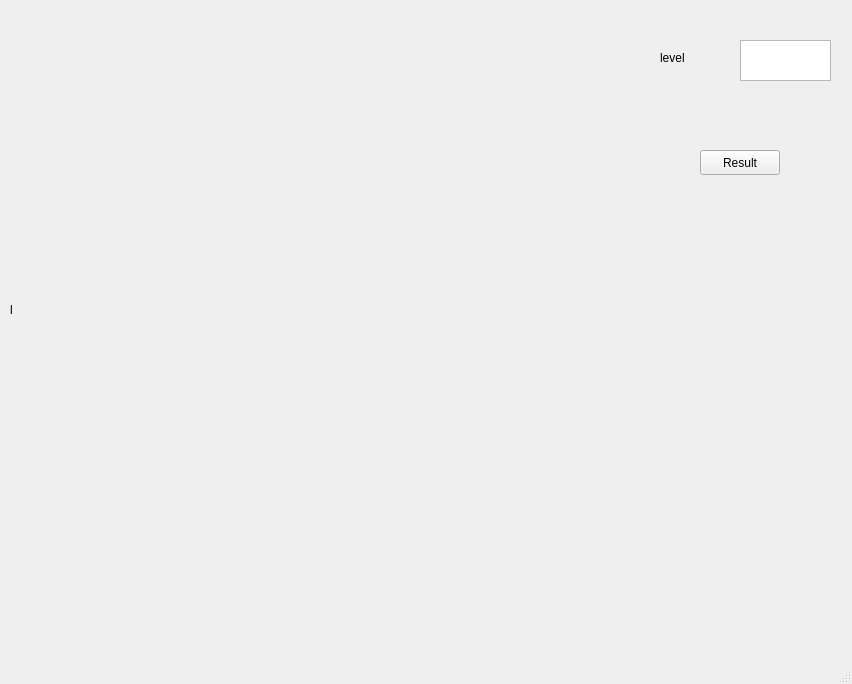
<?xml version="1.0" encoding="UTF-8"?>
<ui version="4.0">
 <class>MainWindow</class>
 <widget class="QMainWindow" name="MainWindow">
  <property name="geometry">
   <rect>
    <x>0</x>
    <y>0</y>
    <width>852</width>
    <height>684</height>
   </rect>
  </property>
  <property name="windowTitle">
   <string>MainWindow</string>
  </property>
  <widget class="QWidget" name="centralwidget">
   <widget class="QLabel" name="label">
    <property name="geometry">
     <rect>
      <x>10</x>
      <y>10</y>
      <width>600</width>
      <height>600</height>
     </rect>
    </property>
    <property name="text">
     <string>l</string>
    </property>
   </widget>
   <widget class="QTextEdit" name="textEdit">
    <property name="geometry">
     <rect>
      <x>740</x>
      <y>40</y>
      <width>91</width>
      <height>41</height>
     </rect>
    </property>
   </widget>
   <widget class="QLabel" name="label_2">
    <property name="geometry">
     <rect>
      <x>660</x>
      <y>50</y>
      <width>55</width>
      <height>16</height>
     </rect>
    </property>
    <property name="text">
     <string>level</string>
    </property>
   </widget>
   <widget class="QPushButton" name="pushButton">
    <property name="geometry">
     <rect>
      <x>700</x>
      <y>150</y>
      <width>80</width>
      <height>25</height>
     </rect>
    </property>
    <property name="text">
     <string>Result</string>
    </property>
   </widget>
  </widget>
  <widget class="QMenuBar" name="menubar">
   <property name="geometry">
    <rect>
     <x>0</x>
     <y>0</y>
     <width>852</width>
     <height>25</height>
    </rect>
   </property>
  </widget>
  <widget class="QStatusBar" name="statusbar"/>
 </widget>
 <resources/>
 <connections/>
</ui>
